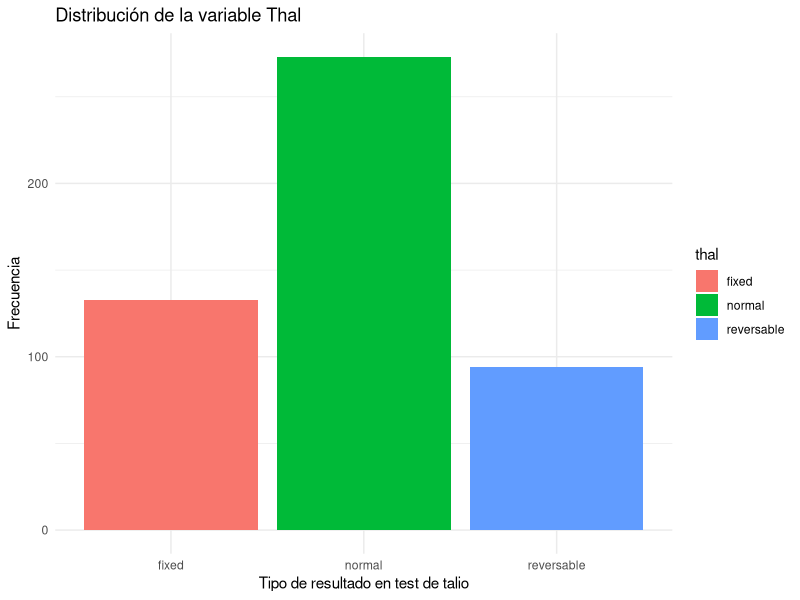
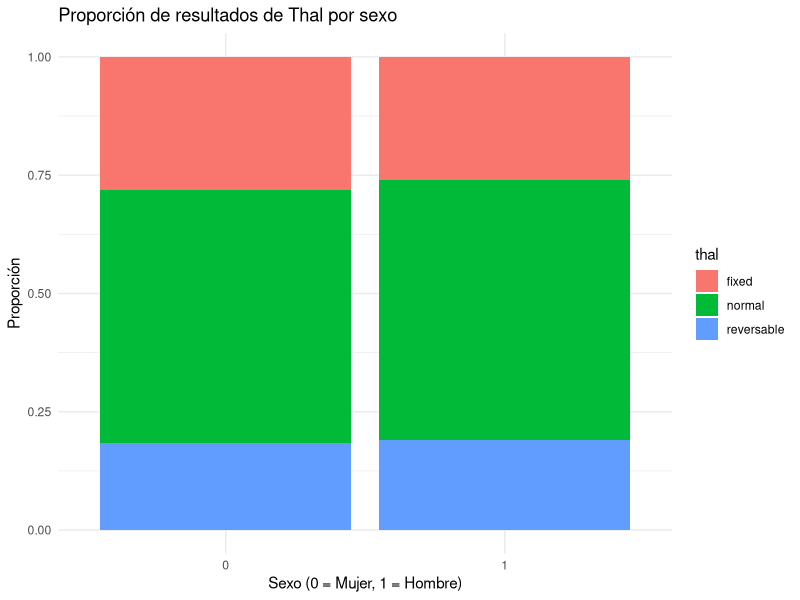
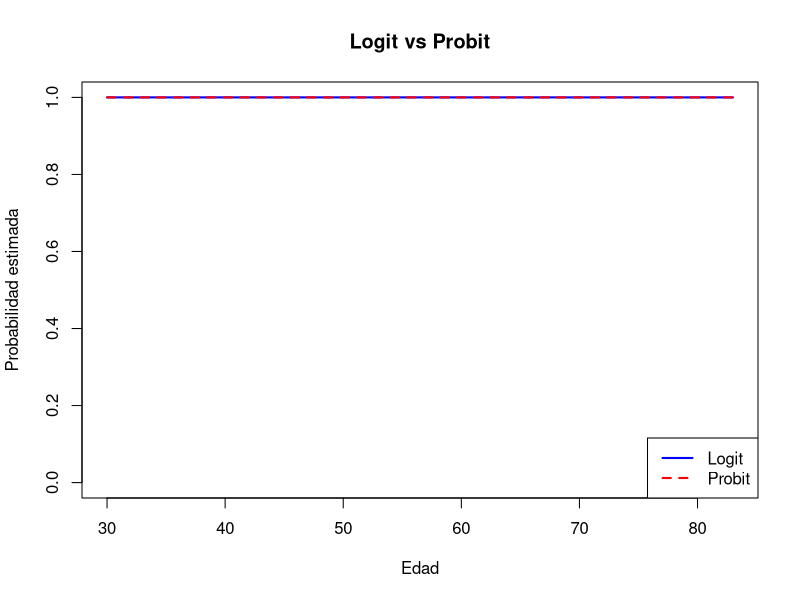
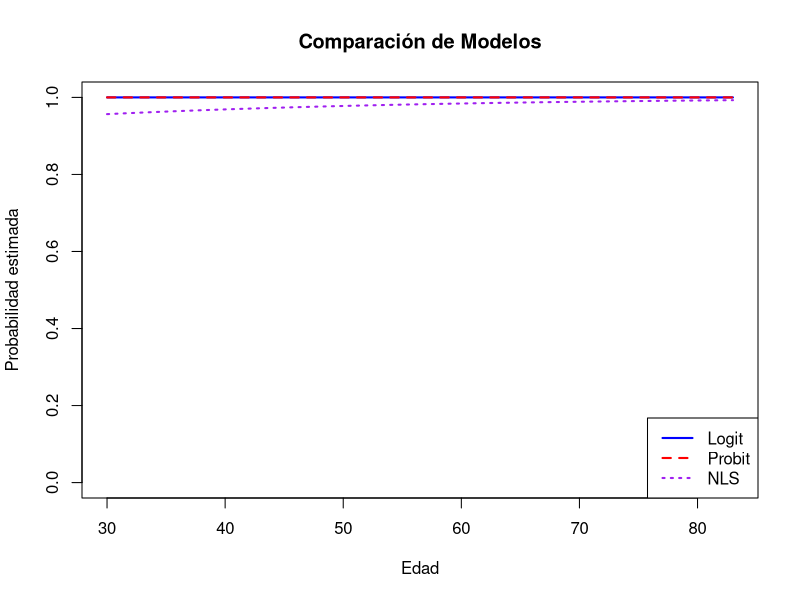
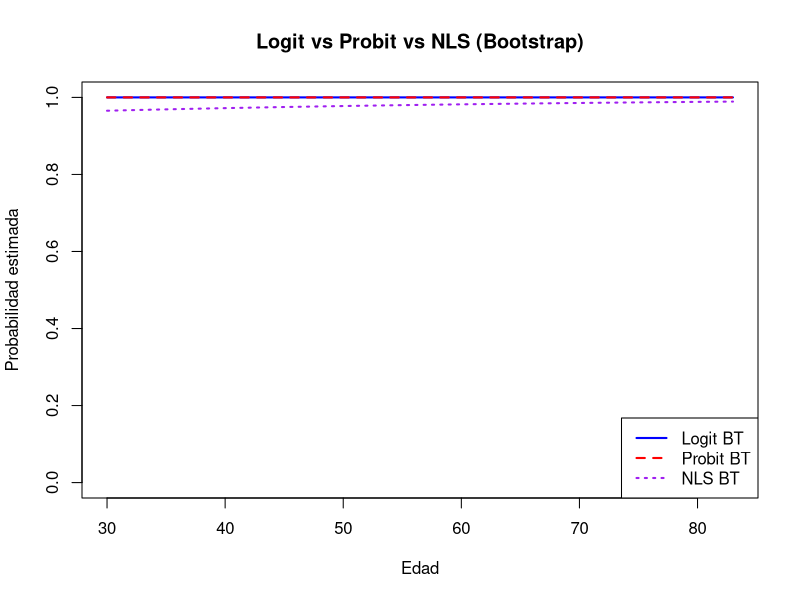

The R script that drew these images, in order:
## ---- chunk 1
knitr::opts_chunk$set(echo = TRUE)
set.seed(123)
## ---- chunk 2
n <- 500

# Variables numéricas

age <- round(rnorm(n, mean = 54, sd = 9))
sex <- rbinom(n, 1, 0.7)
rest_bp <- round(rnorm(n, mean = 130, sd = 15))
chol <- round(rnorm(n, mean = 245, sd = 50))
fbs <- rbinom(n, 1, 0.15)
restecg <- sample(0:2, n, replace = TRUE, prob = c(0.5, 0.4, 0.1))
max_hr <- round(rnorm(n, mean = 150, sd = 22))
exang <- rbinom(n, 1, 0.3)
oldpeak <- round(runif(n, min = 0.0, max = 6.2), 1)
slope <- sample(1:3, n, replace = TRUE, prob = c(0.45, 0.4, 0.15))
ca <- sample(0:4, n, replace = TRUE, prob = c(0.6, 0.2, 0.1, 0.07, 0.03))
thal <- sample(c("normal", "fixed", "reversable"), n, replace = TRUE, prob = c(0.55, 0.25, 0.2))

linear_predictor <- -3 + 0.03 * age + 0.6 * sex + 0.02 * chol + 0.8 * exang + 0.5 * ca + ifelse(thal == "reversable", 1, 0)
prob_ahd <- 1 / (1 + exp(-linear_predictor))
AHD <- rbinom(n, 1, prob_ahd)

heart_data <- data.frame(age, sex, rest_bp, chol, fbs, restecg,
                         max_hr, exang, oldpeak, slope, ca, thal, AHD)
## ---- chunk 3
library(ggplot2)
library(dplyr)

heart_data %>%
  ggplot(aes(x = thal, fill = thal)) +
  geom_bar() +
  labs(title = "Distribución de la variable Thal", x = "Tipo de resultado en test de talio", y = "Frecuencia") +
  theme_minimal()

heart_data %>%
  ggplot(aes(x = as.factor(sex), fill = thal)) +
  geom_bar(position = "fill") +
  labs(title = "Proporción de resultados de Thal por sexo", x = "Sexo (0 = Mujer, 1 = Hombre)", y = "Proporción") +
  theme_minimal()
## ---- chunk 4
modelo_logit <- glm(AHD ~ age + sex + chol + exang + ca + thal, data = heart_data, family = binomial(link = "logit"))
modelo_probit <- glm(AHD ~ age + sex + chol + exang + ca + thal, data = heart_data, family = binomial(link = "probit"))

summary(modelo_logit)
summary(modelo_probit)
## ---- chunk 5
x_grid <- seq(min(heart_data$age), max(heart_data$age), length.out = 100)

pred_data <- data.frame(
  age = x_grid,
  sex = 1,
  chol = mean(heart_data$chol),
  exang = 1,
  ca = 2,
  thal = factor("reversable", levels = c("fixed", "normal", "reversable"))
)

p_logit <- predict(modelo_logit, newdata = pred_data, type = "response")
p_probit <- predict(modelo_probit, newdata = pred_data, type = "response")

plot(x_grid, p_logit, type = "l", col = "blue", lwd = 2, ylim = c(0,1),
     ylab = "Probabilidad estimada", xlab = "Edad", main = "Logit vs Probit")
lines(x_grid, p_probit, col = "red", lwd = 2, lty = 2)
legend("bottomright", legend = c("Logit", "Probit"), col = c("blue", "red"),
       lty = c(1, 2), lwd = 2)
## ---- chunk 6
library(minpack.lm)

heart_data$prob_AHD <- as.numeric(as.character(heart_data$AHD))
modelo_nls <- nlsLM(prob_AHD ~ 1 / (1 + exp(-(b0 + b1 * age))),
                    data = heart_data,
                    start = list(b0 = -5, b1 = 0.1))
summary(modelo_nls)
## ---- chunk 7
p_nls <- predict(modelo_nls, newdata = pred_data)

plot(x_grid, p_logit, type = "l", col = "blue", lwd = 2, ylim = c(0,1),
     ylab = "Probabilidad estimada", xlab = "Edad", main = "Comparación de Modelos")
lines(x_grid, p_probit, col = "red", lwd = 2, lty = 2)
lines(x_grid, p_nls, col = "purple", lwd = 2, lty = 3)
legend("bottomright", legend = c("Logit", "Probit", "NLS"),
       col = c("blue", "red", "purple"), lty = c(1, 2, 3), lwd = 2)
## ---- chunk 8
set.seed(1234)
n_boot <- 1500
boot_indices <- sample(1:nrow(heart_data), size = n_boot, replace = TRUE)
boot_data <- heart_data[boot_indices, ]

modelo_logit_bt <- glm(AHD ~ age + sex + chol + exang + ca + thal, data = boot_data, family = binomial(link = "logit"))
modelo_probit_bt <- glm(AHD ~ age + sex + chol + exang + ca + thal, data = boot_data, family = binomial(link = "probit"))
modelo_nls_bt <- nlsLM(as.numeric(as.character(AHD)) ~ 1 / (1 + exp(-(b0 + b1 * age))),
                       data = boot_data,
                       start = list(b0 = -5, b1 = 0.1))
## ---- chunk 9
x_grid_bt <- seq(min(boot_data$age), max(boot_data$age), length.out = 100)

boot_pred_data <- data.frame(
  age = x_grid_bt,
  sex = 1,
  chol = mean(boot_data$chol),
  exang = 1,
  ca = 2,
  thal = factor("reversable", levels = c("fixed", "normal", "reversable"))
)

p_logit_bt <- predict(modelo_logit_bt, newdata = boot_pred_data, type = "response")
p_probit_bt <- predict(modelo_probit_bt, newdata = boot_pred_data, type = "response")
p_nls_bt <- predict(modelo_nls_bt, newdata = boot_pred_data)

plot(x_grid_bt, p_logit_bt, type = "l", col = "blue", lwd = 2, ylim = c(0,1),
     ylab = "Probabilidad estimada", xlab = "Edad", main = "Logit vs Probit vs NLS (Bootstrap)")
lines(x_grid_bt, p_probit_bt, col = "red", lwd = 2, lty = 2)
lines(x_grid_bt, p_nls_bt, col = "purple", lwd = 2, lty = 3)
legend("bottomright", legend = c("Logit BT", "Probit BT", "NLS BT"),
       col = c("blue", "red", "purple"), lty = c(1, 2, 3), lwd = 2)
